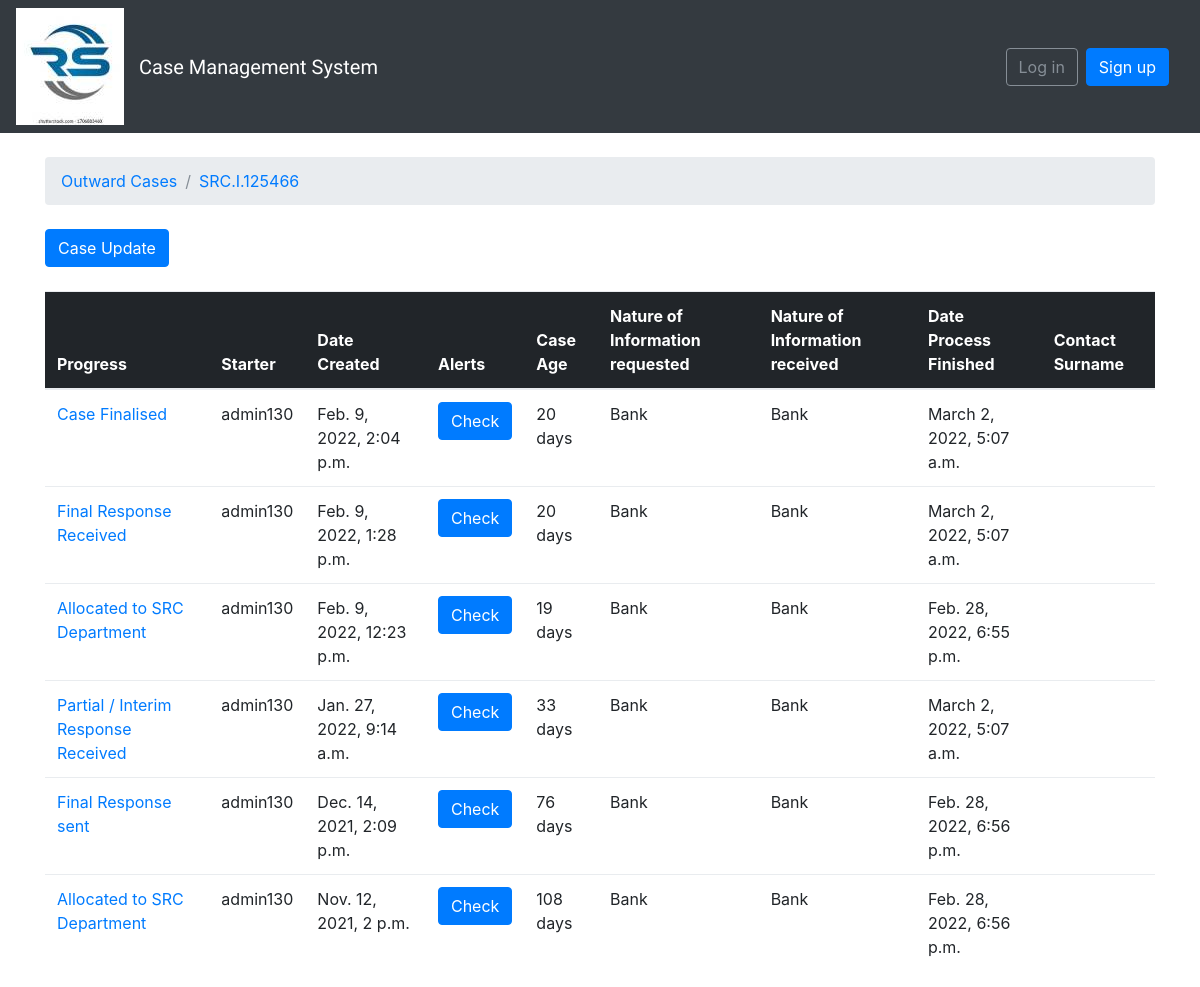
Screenshot of /outwards/5/ with the database file from the repository.
### outwards/models.py (models this page shows, shortened)
class Outward(models.Model):
    A = "Request for Information"
    B = "Automatic Exchange of Information"
    C = "Spontaneous Exchange of Information"
    D = "Tax Examination Abroad"
    E = "Joint Audit"
    F = "Industry Wide Exchange of Information"
    query_choices = (
        (A, 'Request for Information'), (B, 'Automatic Exchange of Information'),
        (C, 'Spontaneous Exchange of Information'), (D, 'Tax Examination Abroad'), (E, 'Joint Audit'),
        (F, 'Industry Wide Exchange of Information'),
    )
    A = "OECD Model Tax Convention"
    B = "UN Model Tax Convention"
    C = "Global Forum Mutual Administrative Assistance Agreement"
    D = "Global Forum Model Tax Information Exchange Agreement"
    E = "African Tax Administration Forum Mutual Administrative Assistance Agreement"
    F = "Regional instruments and agreements"
    instrument_choices = (
        (A, 'OECD Model Tax Convention'), (B, 'UN Model Tax Convention'),
        (C, 'Global Forum Mutual Administrative Assistance Agreement'),
        (D, 'Global Forum Model Tax Information Exchange Agreement'),
        (E, 'African Tax Administration Forum Mutual Administrative Assistance Agreement'),
        (F, 'Regional instruments and agreements')
    )
    A = "Income Tax"
    B = "Value Added Tax"
    C = "Payroll Taxes"
    D = "Excise Tax"
    E = "Other Tax"
    type_choices = (
        (A, 'Income Tax'), (B, 'Value Added Tax'),
        (C, 'Payroll Taxes'),
        (D, 'Excise Tax'),
        (E, 'Other Tax'),
    )
    A = "Bulk"
    B = "Group"
    C = "Single"
    query_type_choices = (
        (A, 'Bulk'), (B, 'Group'),
        (C, 'Single'),
    )
    tax_period_choices = (
        ('2015', '2015'),
        ('2016', '2016'),
        ('2017', '2017'),
        ('2018', '2018'),
        ('2019', '2019'),
        ('2020', '2020'),
        ('2021', '2021'),
        ('Custom', 'Custom')
    )
    employees_list = []
    user = User.objects.all()
    for i in user:
        a = (str(i), str(i))
        employees_list.append(a)
    employee = models.CharField(max_length=100, choices=employees_list, default="")
    reference = models.CharField(max_length=12, default="SRC.I.", unique=True)
    subject = models.CharField(max_length=100, default="", editable=True)
    query = models.CharField(max_length=150, choices=query_choices, default=A)
    query_type = models.CharField(max_length=25, choices=query_type_choices, default=A)
    instrument = models.CharField(max_length=100, choices=instrument_choices, default=A)
    tax_period = models.CharField(max_length=15, default="", choices=tax_period_choices, editable=True)
    start_tax_period = models.DateField(default="2015-12-12", editable=True)
    end_tax_period = models.DateField(default="2020-12-31", editable=True)
    tax_type = models.CharField(max_length=100, choices=type_choices, default=A)
    if_other_tax_type = models.CharField(max_length=50, default="n/a", editable=True)
    country = CountryField(blank_label='select a country')
    document = models.FileField(upload_to='documents/', default="")

class Case(models.Model):
    A = "Acknowledgement sent"
    B = "Case rejected"
    C = "Interim report sent"
    D = "Allocated to SRC Department"
    E = "Allocated to Third Party"
    F = "Partial / Interim Response sent"
    G = "Final Response sent"
    H = "Partial / Interim Response Received"
    I = "Final Response Received"
    J = "Case Finalised"
    progress_choices = (
        (A, 'Acknowledgement sent'), (B, 'Case rejected'),
        (C, 'Interim report sent'), (D, 'Allocated to SRC Department'), (E, 'Allocated to Third Party'),
        (F, 'Partial / Interim Response sent'), (G, 'Final Response sent'), (H, 'Partial / Interim Response Received'),
        (I, 'Final Response Received'), (J, 'Case Finalised')
    )
    A = "3 Days"
    B = "30 days"
    C = "60 days"
    D = "90 days"
    E = "120 days"
    F = "180 days"
    G = "360 days"
    span_choices = (
        (A, '3 days'), (B, '30 days'),
        (C, '60 days'), (D, '90 days'), (E, '120 days'),
        (F, '180 days'), (G, '360 days')
    )
    A = "Not Registered"
    B = "Active"
    C = "Inactive"
    D = "In Good Standing"
    E = "Non-Compliant"
    F = "Struck Off"
    G = "Dissolved"
    status_choices = (
        (A, 'Not Registered'), (B, 'Active'),
        (C, 'Inactive'), (D, 'In Good Standing'), (E, 'Non-Compliant'),
        (F, 'Struck Off'), (G, 'Dissolved'), (H, 'Not Applicable'),
    )
    A = "Bank"
    B = "BO"
    C = "Directors"
    D = "Accounting"
    E = "Invoices"
    F = "Agreements"
    G = "Contracts"
    H = "Others"
    information_choices = (
        (A, 'Bank'), (B, 'BO'),
        (C, 'Directors'),
        (D, 'Accounting'),
        (E, 'Invoices'),
        (F, 'Agreements'),
        (G, 'Contracts'),
        (H, 'Others')
    )
    progress = models.CharField(max_length=40, choices=progress_choices, default=A)
    requesting_party_reference_number = models.CharField(max_length=20, default="", editable=True)
    taxpayer_status = models.CharField(max_length=40, choices=status_choices, default=A)
    last_updated = models.DateTimeField(auto_now_add=True)
    case_age = DurationField(blank=True, null=True)
    outward = models.ForeignKey(Outward, related_name='topics', on_delete=models.CASCADE)
    initiator = models.ForeignKey(User, related_name='cases', on_delete=models.CASCADE, default=1)
    nature_of_information_requested = MultiSelectField(choices=information_choices, default=A)
    nature_of_information_received = MultiSelectField(choices=information_choices, default=A)
    date_received = models.DateField(auto_now_add=True)
    date_created = models.DateTimeField(auto_now_add=True)
    date_process_finished = models.DateTimeField(auto_now=True)
    point_of_contact_name = models.CharField(max_length=150, default="", editable=True)
    others = models.CharField(max_length=60, default="", editable=True)
    time_to_completion = models.CharField(max_length=35, choices=span_choices, default=A)
    point_of_contact_email = models.CharField(max_length=250, default="", editable=True)
    point_of_contact_telephone1 = models.CharField(max_length=150, blank=True, default="0123430000", editable=True)
    point_of_contact_telephone2 = models.CharField(max_length=150, blank=True, default="0123430001", editable=True)
    total = models.DurationField(blank=True, null=True)
    def whenlasted(self):
        diff = self.date_process_finished - self.date_created
        if diff.days == 0 and 0 <= diff.seconds < 60:
            seconds = diff.seconds
            if seconds == 1:
                return str(seconds) + "second"
            else:
                return str(seconds) + " seconds"
        if diff.days == 0 and 60 <= diff.seconds < 3600:
            minutes = math.floor(diff.seconds / 60)
            if minutes == 1:
                return str(minutes) + " minute"
            else:
                return str(minutes) + " minutes"
        if diff.days == 0 and 3600 <= diff.seconds < 86400:
            hours = math.floor(diff.seconds / 3600)
            if hours == 1:
                return str(hours) + " hour"
            else:
                return str(hours) + " hours"
        if 1 <= diff.days < 365:
            days = diff.days
            if days == 1:
                return str(days) + " day"
            else:
                return str(days) + " days"

### boards/views.py (the view)
# urls.py: re_path(r'^outwards/(?P<pk>\d+)/$', views.outward_cases, name='outward_cases'),
def outward_cases(request, pk):
    outward = get_object_or_404(Outward, pk=pk)
    cases = outward.topics.order_by('-last_updated')
    return render(request, 'cases.html', {'outward': outward, 'cases': cases})

### templates/cases.html (shortened to what this page needs)
{% extends 'base.html' %}
{% block breadcrumb %}
  <li class="breadcrumb-item"><a href="{% url 'outwards' %}">Outward Cases</a></li>
  <li class="breadcrumb-item active"><a href="{% url 'outwards' %}">{{ outward.reference }}</a></li>
{% endblock %}
{% block content %}
  <div class="mb-4">
    <a href="{% url 'new_case' outward.pk %}" class="btn btn-primary">Case Update</a>
  </div>
  <table class="table">
    <thead class="thead-inverse">
      <tr>
        <th>Progress</th>
        <th>Starter</th>
        <th>Date Created</th>
        <th>Alerts</th>
        <th>Case Age</th>
        <th>Nature of Information requested</th>
        <th>Nature of Information received</th>
        <th>Date Process Finished</th>
        <th>Contact Surname</th>
      </tr>
    </thead>
    <tbody>
      {% for case in cases %}
        <tr>
          <td><a href="{% url 'case_updates' outward.pk case.pk %}">{{ case.progress }}</a></td>
          <td>{{ case.initiator.username }}</td>
          <td>{{ case.date_created }}</td>
          <td><a href="{% url 'case_alerts' outward.pk case.pk %}" class="btn btn-primary">Check</a></td>
          <td>{{ case.whenlasted }}</td>
          <td>{{ case.nature_of_information_requested }}</td>
          <td>{{ case.nature_of_information_received }}</td>
          <td>{{ case.date_process_finished }}</td>
          <td>{{ case.point_of_contact_surname }}</td>
        </tr>
      {% endfor %}
    </tbody>
  </table>
{% endblock %}

### rows the page displays
Outward: reference "SRC.I.125466"
Case: progress "Case Finalised", initiator.username "admin130", date_created "Feb. 9, 2022, 2:04 p.m.", whenlasted "20 days", nature_of_information_requested "Bank", nature_of_information_received "Bank", date_process_finished "March 2, 2022, 5:07 a.m."
Case: progress "Final Response Received", initiator.username "admin130", date_created "Feb. 9, 2022, 1:28 p.m.", whenlasted "20 days", nature_of_information_requested "Bank", nature_of_information_received "Bank", date_process_finished "March 2, 2022, 5:07 a.m."
Case: progress "Allocated to SRC Department", initiator.username "admin130", date_created "Feb. 9, 2022, 12:23 p.m.", whenlasted "19 days", nature_of_information_requested "Bank", nature_of_information_received "Bank", date_process_finished "Feb. 28, 2022, 6:55 p.m."
Case: progress "Partial / Interim Response Received", initiator.username "admin130", date_created "Jan. 27, 2022, 9:14 a.m.", whenlasted "33 days", nature_of_information_requested "Bank", nature_of_information_received "Bank", date_process_finished "March 2, 2022, 5:07 a.m."
Case: progress "Final Response sent", initiator.username "admin130", date_created "Dec. 14, 2021, 2:09 p.m.", whenlasted "76 days", nature_of_information_requested "Bank", nature_of_information_received "Bank", date_process_finished "Feb. 28, 2022, 6:56 p.m."
Case: progress "Allocated to SRC Department", initiator.username "admin130", date_created "Nov. 12, 2021, 2 p.m.", whenlasted "108 days", nature_of_information_requested "Bank", nature_of_information_received "Bank", date_process_finished "Feb. 28, 2022, 6:56 p.m."
